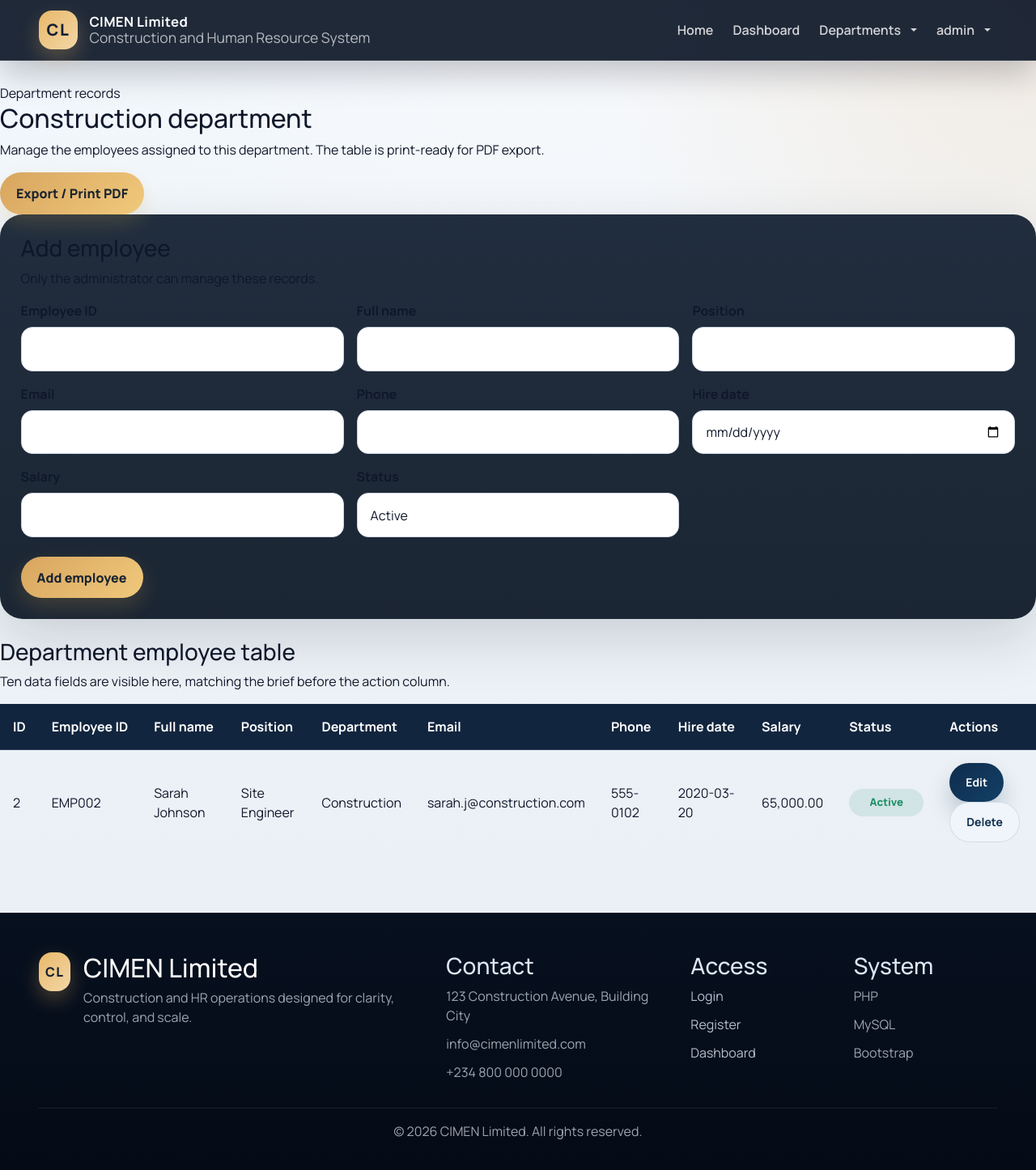
Screenshot of /department.php?dept=Construction (signed in) with the database file from the repository.
### tables this page shows
CREATE TABLE IF NOT EXISTS departments (
    id INT AUTO_INCREMENT PRIMARY KEY,
    name VARCHAR(50) NOT NULL UNIQUE
);

CREATE TABLE IF NOT EXISTS employees (
    id INT AUTO_INCREMENT PRIMARY KEY,
    employee_id VARCHAR(20) UNIQUE NOT NULL,
    full_name VARCHAR(100) NOT NULL,
    position VARCHAR(100) NOT NULL,
    department_id INT,
    email VARCHAR(100) NOT NULL,
    phone VARCHAR(20),
    hire_date DATE,
    salary DECIMAL(10,2),
    status ENUM('active', 'inactive', 'on_leave') DEFAULT 'active',
    created_at TIMESTAMP DEFAULT CURRENT_TIMESTAMP,
    FOREIGN KEY (department_id) REFERENCES departments(id)
);

### department.php (the view, shortened to what this page needs)
<?php
require_once 'config/database.php';
$departmentName = isset($_GET['dept']) ? trim($_GET['dept']) : '';
$deptStmt = $conn->prepare('SELECT id, name FROM departments WHERE name = ? LIMIT 1');
$deptStmt->bind_param('s', $departmentName);
$deptStmt->execute();
$deptResult = $deptStmt->get_result();
$selectedDepartment = $deptResult->fetch_assoc();
$departmentId = (int) $selectedDepartment['id'];
$editEmployee = null;
$employeesQuery = $conn->prepare('SELECT * FROM employees WHERE department_id = ? ORDER BY employee_id');
$employeesQuery->bind_param('i', $departmentId);
$employeesQuery->execute();
$employeesResult = $employeesQuery->get_result();
$employees = $employeesResult ? $employeesResult->fetch_all(MYSQLI_ASSOC) : [];
include 'includes/header.php';
?>
<section class="page-card animate-rise">
    <div class="page-heading">
        <div class="eyebrow">Department records</div>
        <h2><?php echo htmlspecialchars($selectedDepartment['name']); ?> department</h2>
        <p>Manage the employees assigned to this department. The table is print-ready for PDF export.</p>
    </div>
    <div class="page-actions no-print">
        <button type="button" class="btn btn-accent js-print">Export / Print PDF</button>
    </div>
    <div class="auth-card mb-4 no-print">
        <div class="card-heading">
            <h3><?php echo $editEmployee ? 'Edit employee' : 'Add employee'; ?></h3>
            <p>Only the administrator can manage these records.</p>
        </div>
        <form method="POST" action="">
            <div class="row g-3">
                <div class="col-md-4">
                    <label class="form-label">Employee ID</label>
                    <input type="text" name="employee_id" class="form-control" value="<?php echo htmlspecialchars($editEmployee['employee_id'] ?? ''); ?>" required>
                </div>
                <div class="col-md-4">
                    <label class="form-label">Full name</label>
                    <input type="text" name="full_name" class="form-control" value="<?php echo htmlspecialchars($editEmployee['full_name'] ?? ''); ?>" required>
                </div>
                <div class="col-md-4">
                    <label class="form-label">Position</label>
                    <input type="text" name="position" class="form-control" value="<?php echo htmlspecialchars($editEmployee['position'] ?? ''); ?>" required>
                </div>
                <div class="col-md-4">
                    <label class="form-label">Email</label>
                    <input type="email" name="email" class="form-control" value="<?php echo htmlspecialchars($editEmployee['email'] ?? ''); ?>" required>
                </div>
                <div class="col-md-4">
                    <label class="form-label">Phone</label>
                    <input type="text" name="phone" class="form-control" value="<?php echo htmlspecialchars($editEmployee['phone'] ?? ''); ?>">
                </div>
                <div class="col-md-4">
                    <label class="form-label">Hire date</label>
                    <input type="date" name="hire_date" class="form-control" value="<?php echo htmlspecialchars($editEmployee['hire_date'] ?? ''); ?>" required>
                </div>
                <div class="col-md-4">
                    <label class="form-label">Salary</label>
                    <input type="number" step="0.01" name="salary" class="form-control" value="<?php echo htmlspecialchars($editEmployee['salary'] ?? ''); ?>" required>
                </div>
                <div class="col-md-4">
                    <label class="form-label">Status</label>
                    <select name="status" class="form-select">
                        <option value="active" <?php echo (($editEmployee['status'] ?? '') === 'active') ? 'selected' : ''; ?>>Active</option>
                    </select>
                </div>
            </div>
            <div class="button-row mt-4">
                <button type="submit" name="<?php echo $editEmployee ? 'update_employee' : 'add_employee'; ?>" class="btn btn-accent">
                    <?php echo $editEmployee ? 'Update employee' : 'Add employee'; ?>
                </button>
            </div>
        </form>
    </div>
    <div class="table-card">
        <div class="card-heading">
            <h3>Department employee table</h3>
            <p>Ten data fields are visible here, matching the brief before the action column.</p>
        </div>
        <div class="table-wrap">
            <table>
                <thead>
                    <tr>
                        <th>ID</th>
                        <th>Employee ID</th>
                        <th>Full name</th>
                        <th>Position</th>
                        <th>Department</th>
                        <th>Email</th>
                        <th>Phone</th>
                        <th>Hire date</th>
                        <th>Salary</th>
                        <th>Status</th>
                        <th class="no-print">Actions</th>
                    </tr>
                </thead>
                <tbody>
                    <?php foreach ($employees as $employee): ?>
                        <tr>
                            <td><?php echo (int) $employee['id']; ?></td>
                            <td><?php echo htmlspecialchars($employee['employee_id']); ?></td>
                            <td><?php echo htmlspecialchars($employee['full_name']); ?></td>
                            <td><?php echo htmlspecialchars($employee['position']); ?></td>
                            <td><?php echo htmlspecialchars($selectedDepartment['name']); ?></td>
                            <td><?php echo htmlspecialchars($employee['email']); ?></td>
                            <td><?php echo htmlspecialchars($employee['phone']); ?></td>
                            <td><?php echo htmlspecialchars($employee['hire_date']); ?></td>
                            <td><?php echo number_format((float) $employee['salary'], 2); ?></td>
                            <td>
                                <span class="status-chip <?php echo $employee['status'] === 'active' ? 'status-active' : ($employee['status'] === 'inactive' ? 'status-inactive' : 'status-leave'); ?>">
                                    <?php echo htmlspecialchars(ucfirst(str_replace('_', ' ', $employee['status']))); ?>
                                </span>
                            </td>
                            <td class="no-print">
                                <div class="action-row">
                                    <a href="?dept=<?php echo urlencode($departmentName); ?>&action=edit&id=<?php echo (int) $employee['id']; ?>" class="btn btn-outline-light btn-sm">Edit</a>
                                    <a href="?dept=<?php echo urlencode($departmentName); ?>&delete=<?php echo (int) $employee['id']; ?>" class="btn btn-outline-secondary btn-sm" data-confirm="Delete this employee?">Delete</a>
                                </div>
                            </td>
                        </tr>
                    <?php endforeach; ?>
                </tbody>
            </table>
        </div>
    </div>
</section>
<?php include 'includes/footer.php'; ?>

### css/style.css (style rules this page uses)
:root { --page-bg: #0b1220; --page-surface: rgba(10, 16, 30, 0.68); --card-bg: rgba(255, 255, 255, 0.92); --card-border: rgba(148, 163, 184, 0.18); --ink: #0f172a; --muted: #64748b; --primary: #0f2d4d; --primary-2: #133f66; --accent: #d8a55f; --accent-2: #d6f0ff; --success: #1f8f67; --danger: #c2414f; --soft: #eef4fb; --shadow: 0 24px 70px rgba(15, 23, 42, 0.16); --radius-xl: 28px; --radius-lg: 22px; --radius-md: 16px; --radius-sm: 12px; }
* { box-sizing: border-box; }
html { scroll-behavior: smooth; }
body { margin: 0; font-family: 'Manrope', 'Segoe UI', sans-serif; color: var(--ink); background: radial-gradient(circle at top left, rgba(214, 240, 255, 0.18), transparent 30%), radial-gradient(circle at top right, rgba(216, 165, 95, 0.16), transparent 28%), linear-gradient(180deg, #f7f9fc 0%, #edf2f7 56%, #e8eef5 100%); min-height: 100vh; }
body::before { content: ""; position: fixed; inset: 0; pointer-events: none; background-image: linear-gradient(rgba(15, 23, 42, 0.02) 1px, transparent 1px), linear-gradient(90deg, rgba(15, 23, 42, 0.02) 1px, transparent 1px); background-size: 60px 60px; mask-image: linear-gradient(180deg, rgba(0, 0, 0, 0.08), transparent 85%); opacity: 0.5; }
a { color: inherit; }
.auth-card { padding: clamp(1.3rem, 2vw, 2rem); border: 1px solid var(--line); background: linear-gradient(180deg, rgba(24, 37, 54, 0.96) 0%, rgba(18, 29, 43, 0.96) 100%); box-shadow: var(--shadow); border-radius: var(--radius-xl); }
.btn-accent, .btn.btn-accent { background: linear-gradient(135deg, var(--accent), #f0c97c); color: #1a2430; border: none; font-weight: 800; box-shadow: 0 10px 24px rgba(215, 168, 75, 0.2); }
.form-control, .form-select, .auth-panel input, .auth-panel textarea, .auth-panel select, .login-panel input, .login-panel textarea, .login-panel select, .register-panel input, .register-panel textarea, .register-panel select, .container input, .container textarea, .container select, .section-card input, .section-card textarea, .section-card select { width: 100%; border-radius: 14px; border: 1px solid #cfd8e3; background: #fff; padding: 0.9rem 1rem; color: var(--ink); transition: border-color 0.2s ease, box-shadow 0.2s ease, transform 0.2s ease; }
label, .form-label { display: inline-block; margin-bottom: 0.5rem; font-weight: 700; color: var(--ink); }
.btn, button.btn, input[type="submit"], input[type="button"] { border-radius: 999px; font-weight: 700; padding: 0.85rem 1.25rem; transition: transform 0.2s ease, box-shadow 0.2s ease, background-color 0.2s ease; }
.btn-primary, .btn, .btn-success { background: linear-gradient(135deg, var(--primary) 0%, var(--primary-2) 100%); border: 0; color: #fff; box-shadow: 0 16px 28px rgba(15, 45, 77, 0.22); }
.btn-secondary, .btn-outline-secondary { background: #eff5fb; color: var(--primary); border: 1px solid rgba(15, 45, 77, 0.12); box-shadow: none; }
table, .table { width: 100%; border-collapse: collapse; margin-bottom: 0; }
table thead th, .table thead th { background: #12253e; color: #fff; font-weight: 700; border: 0; padding: 1rem; white-space: nowrap; }
table tbody td, .table tbody td { padding: 0.95rem 1rem; border-top: 1px solid rgba(148, 163, 184, 0.18); vertical-align: middle; }
.status-chip { display: inline-flex; align-items: center; justify-content: center; min-width: 92px; padding: 0.45rem 0.8rem; border-radius: 999px; font-size: 0.82rem; font-weight: 800; }
.status-active { background: rgba(31, 143, 103, 0.12); color: var(--success); }
.animate-rise { animation: riseIn 0.65s ease both; }

### rows the page displays
departments: name "Construction"
employees: id "2", employee "EMP002", full_name "Sarah Johnson", position "Site Engineer", department.name "Construction", email "sarah.j@construction.com", phone "555-0102", hire_date "2020-03-20", salary "65,000.00", status "Active"

### other values shown
$_SESSION['username'] "admin"
